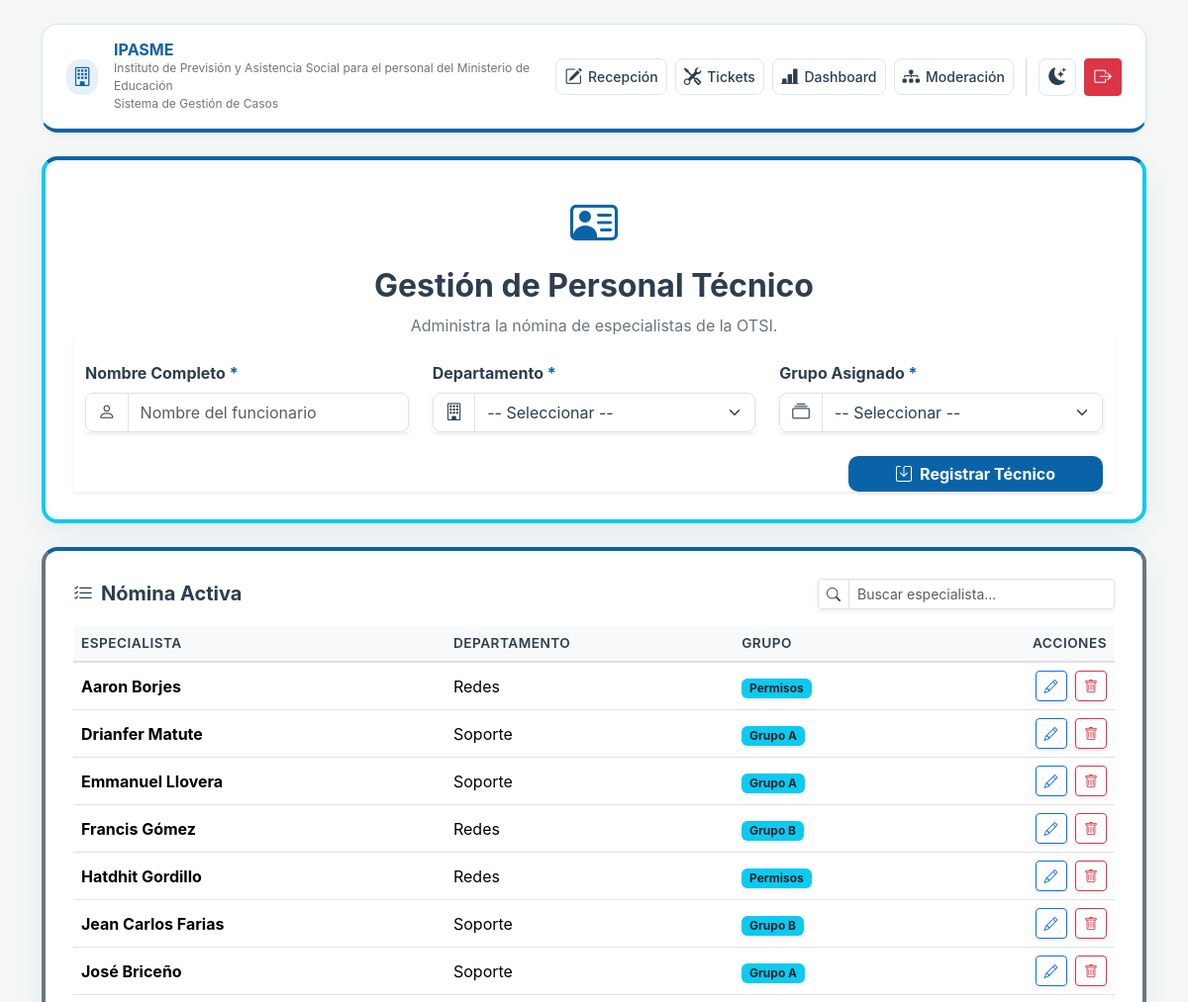
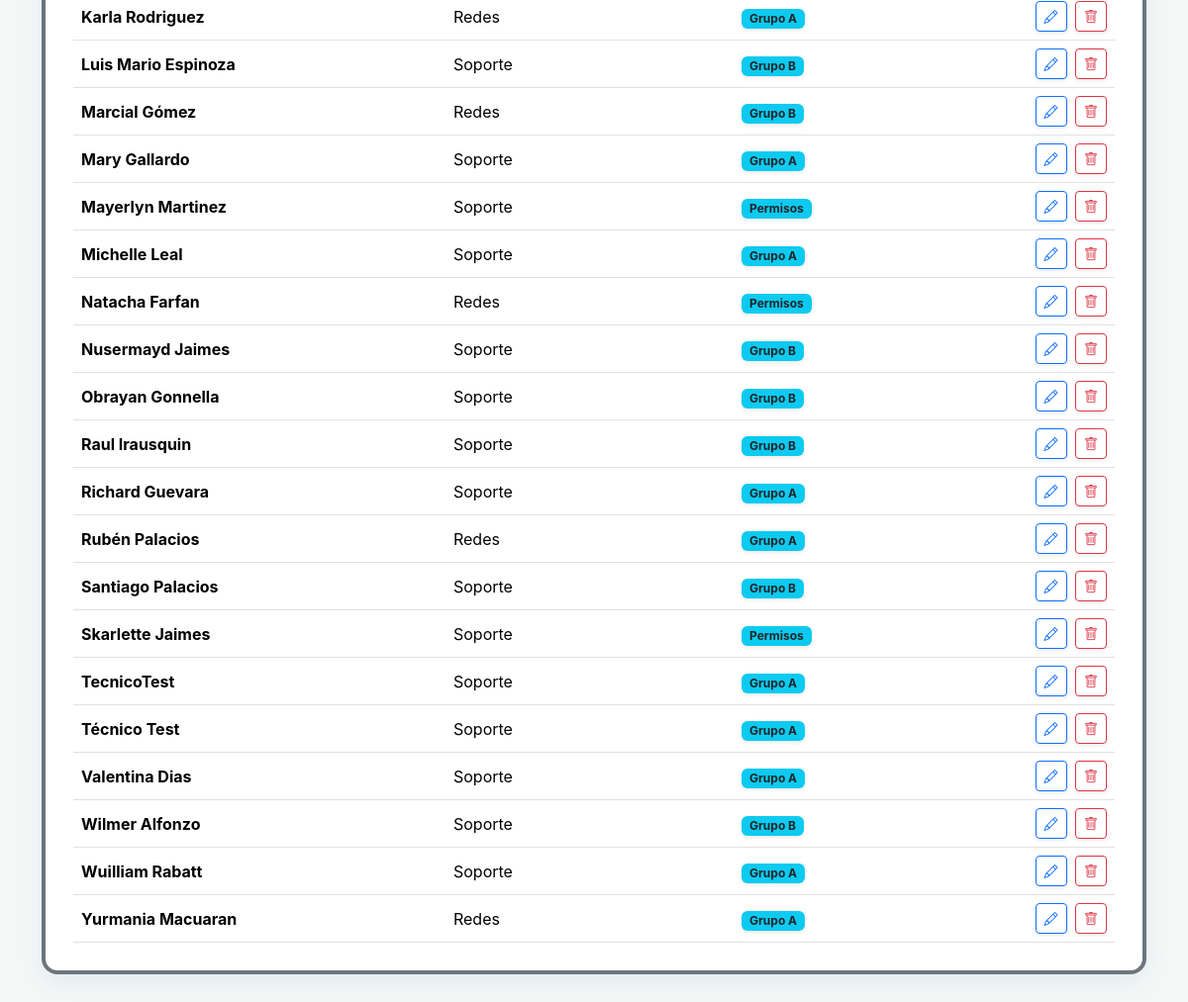
Page /tecnicos (signed in) on the committed database (2 pictures, top to bottom).
### app.py (models this page shows, shortened)
class Tecnico(db.Model):
    __tablename__ = "soporte_tecnicos"
    id_tecnico = db.Column(db.Integer, primary_key=True)
    nombre_completo = db.Column(db.String(100), nullable=False)
    id_grupo = db.Column(db.Integer, db.ForeignKey("soporte_grupos.id_grupo"), nullable=False)
    id_depto = db.Column(db.Integer, db.ForeignKey("soporte_departamentos.id_depto"), nullable=False)
    tickets_asignados = db.relationship(
        "TicketSoporte",
        backref="tecnico",
        lazy="dynamic"
    )

class Departamento(db.Model):
    __tablename__ = "soporte_departamentos"
    id_depto = db.Column(db.Integer, primary_key=True)
    nombre_depto = db.Column(db.String(50), nullable=False)
    tecnicos = db.relationship("Tecnico", backref="departamento", lazy=True)

class Grupo(db.Model):
    __tablename__ = "soporte_grupos"
    id_grupo = db.Column(db.Integer, primary_key=True)
    nombre_grupo = db.Column(db.String(50), nullable=False)
    tecnicos = db.relationship("Tecnico", backref="grupo", lazy=True)

### app.py (the view, shortened to what this page needs)
@app.route("/tecnicos", methods=["GET", "POST"])
def tecnicos():
    departamentos, grupos, tecnicos = cargar_filtros()
    from_moderacion = request.args.get("from_moderacion", "0") == "1"
    edit_id = request.args.get("edit_id", type=int)
    editar_tecnico = None
    if edit_id:
        editar_tecnico = Tecnico.query.get(edit_id)
    return render_template(
        "tecnicos.html",
        active="tecnicos",
        departamentos=departamentos,
        grupos=grupos,
        tecnicos=tecnicos,
        editar_tecnico=editar_tecnico,
        from_moderacion=from_moderacion,
    )

### app.py (called while the page is built, shortened)
@app.before_request
def require_login():
    if request.endpoint in ("static", "login", "super_login"):
        return
    if request.endpoint is None:
        return
    if request.endpoint == "moderacion" and session.get("user_type") != "super":
        flash("Acceso denegado. Requiere permisos de super usuario.", "danger")
        return redirect(url_for("super_login", next=request.path))
    if "user" not in session:
        return redirect(url_for("login"))

def cargar_filtros():
    cached = cache.get('cargar_filtros_ids')
    departamentos = Departamento.query.order_by(Departamento.nombre_depto).all()
    grupos = Grupo.query.filter(Grupo.nombre_grupo.in_( ["Grupo A", "Grupo B", "Permisos"]))
    grupos = grupos.order_by(Grupo.nombre_grupo).all()
    tecnicos = Tecnico.query.order_by(Tecnico.nombre_completo).all()
    cache.set('cargar_filtros_ids', {
        'departamentos': [d.id_depto for d in departamentos],
        'grupos': [g.id_grupo for g in grupos],
        'tecnicos': [t.id_tecnico for t in tecnicos],
    })
    return departamentos, grupos, tecnicos

### templates/tecnicos.html (shortened to what this page needs)
{% extends "base.html" %}
{% block content %}
<div class="app-card mb-4 border-top border-4 border-info">
  <div class="text-center mb-4">
    <i class="bi bi-person-vcard text-info" style="font-size: 3rem;"></i>
    <h2 class="page-title mt-2 fw-bold">Gestión de Personal Técnico</h2>
    <p class="text-muted">Administra la nómina de especialistas de la OTSI.</p>
  </div>
  <form method="post" class="row gy-4 glass-card shadow-sm mx-0">
    <div class="col-12 col-md-4">
      <label class="form-label fw-bold">Nombre Completo <span class="text-danger">*</span></label>
      <div class="input-group shadow-sm">
        <span class="input-group-text bg-transparent"><i class="bi bi-person"></i></span>
        <input name="nombre" type="text" class="form-control" value="{{ editar_tecnico.nombre_completo if editar_tecnico else '' }}" placeholder="Nombre del funcionario" data-validate="required|min:3" required>
      </div>
    </div>
    <div class="col-12 col-md-4">
      <label class="form-label fw-bold">Departamento <span class="text-danger">*</span></label>
      <div class="input-group shadow-sm">
        <span class="input-group-text bg-transparent"><i class="bi bi-building"></i></span>
        <select name="departamento" class="form-select" required>
          <option value="">-- Seleccionar --</option>
        </select>
      </div>
    </div>
    <div class="col-12 col-md-4">
      <label class="form-label fw-bold">Grupo Asignado <span class="text-danger">*</span></label>
      <div class="input-group shadow-sm">
        <span class="input-group-text bg-transparent"><i class="bi bi-collection"></i></span>
        <select name="grupo" class="form-select" required>
          <option value="">-- Seleccionar --</option>
        </select>
      </div>
    </div>
    <div class="col-12 text-end mt-4">
      <button type="submit" class="btn btn-main px-5 shadow-sm fw-bold"><i class="bi bi-save me-2"></i>{{ 'Guardar Cambios' if editar_tecnico else 'Registrar Técnico' }}</button>
    </div>
  </form>
</div>
<div class="app-card border-top border-4 border-secondary">
  <div class="d-flex flex-column flex-md-row justify-content-between align-items-md-center mb-3 gap-3">
    <h3 class="h5 mb-0 fw-bold"><i class="bi bi-list-check me-2"></i>Nómina Activa</h3>
    <div class="input-group input-group-sm shadow-sm" style="max-width: 300px;">
      <span class="input-group-text bg-transparent"><i class="bi bi-search"></i></span>
      <input type="text" class="form-control live-search" data-table="#tabla-nomina" placeholder="Buscar especialista...">
    </div>
  </div>
  <div class="table-responsive">
    <table class="table align-middle table-hover m-0" id="tabla-nomina">
      <thead class="table-light">
        <tr>
          <th>Especialista</th>
          <th>Departamento</th>
          <th>Grupo</th>
          <th class="text-end">Acciones</th>
        </tr>
      </thead>
      <tbody>
        {% for tecnico in tecnicos %}
        <tr>
          <td class="fw-bold">{{ tecnico.nombre_completo }}</td>
          <td>{{ tecnico.departamento.nombre_depto }}</td>
          <td><span class="badge bg-info text-dark shadow-sm">{{ tecnico.grupo.nombre_grupo }}</span></td>
          <td class="text-end">
            <a href="{{ url_for('editar_tecnico', id_tecnico=tecnico.id_tecnico, from_moderacion='1' if from_moderacion else None) }}" class="btn btn-sm btn-outline-primary shadow-sm" title="Editar perfil"><i class="bi bi-pencil"></i></a>
            <a href="{{ url_for('eliminar_tecnico', id_tecnico=tecnico.id_tecnico, from_moderacion='1' if from_moderacion else None) }}" class="btn btn-sm btn-outline-danger ms-1 shadow-sm" title="Dar de baja" onclick="return confirm('¿Seguro que deseas dar de baja a {{ tecnico.nombre_completo }}? Sus casos quedarán sin técnico asignado en el historial.');"><i class="bi bi-trash"></i></a>
          </td>
        </tr>
        {% endfor %}
      </tbody>
    </table>
  </div>
</div>
{% endblock %}

### templates/base.html (shortened to what this page needs)
<!doctype html>
<html lang="es">
  <head>
    <link href="https://cdn.jsdelivr.net/npm/bootstrap@5.3.2/dist/css/bootstrap.min.css" rel="stylesheet">
    <link href="https://cdn.jsdelivr.net/npm/bootstrap-icons@1.10.5/font/bootstrap-icons.css" rel="stylesheet">
    <link href="https://cdn.datatables.net/1.13.6/css/dataTables.bootstrap5.min.css" rel="stylesheet">
    <link href="{{ url_for('static', filename='css/styles.css') }}" rel="stylesheet">
  </head>
  <body>
    <div class="container py-4">
      {% if request.endpoint not in ['login', 'super_login'] %}
      <header class="app-header mb-4 shadow-sm">
        <div class="d-flex flex-column flex-lg-row align-items-center justify-content-between gap-3">
          <div class="d-flex align-items-center gap-3 w-100">
            <div>
              <h1 class="h6 mb-0 fw-bold text-primary">IPASME</h1>
              <small class="text-muted d-none d-sm-block" style="font-size: 0.75rem;">Instituto de Previsión y Asistencia Social para el personal del Ministerio de Educación</small>
              <small class="text-muted d-none d-sm-block" style="font-size: 0.75rem;">Sistema de Gestión de Casos</small>
            </div>
          </div>
          {% if session.get('user') %}
          <div class="d-flex align-items-center gap-2">
            <a class="btn btn-sm btn-outline-dark nav-text-btn {% if active == 'registro' %}active{% endif %}" href="{{ url_for('registro') }}"><i class="bi bi-pencil-square"></i> Recepción</a>
            <a class="btn btn-sm btn-outline-dark nav-text-btn {% if active == 'mis_tickets' %}active{% endif %}" href="{{ url_for('mis_tickets') }}"><i class="bi bi-tools"></i> Tickets</a>
            <a class="btn btn-sm btn-outline-dark nav-text-btn {% if active == 'base-datos' %}active{% endif %}" href="{{ url_for('base_datos') }}"><i class="bi bi-bar-chart-line-fill"></i> Dashboard</a>
            <a class="btn btn-sm btn-outline-dark nav-text-btn {% if active == 'moderacion' %}active{% endif %}" href="{{ url_for('moderacion') }}"><i class="bi bi-diagram-3-fill"></i> Moderación</a>
            <button id="theme-toggle" class="btn btn-sm btn-outline-secondary btn-square" title="Tema"><i class="bi bi-moon-stars-fill"></i></button>
            <a href="{{ url_for('logout') }}" class="btn btn-sm btn-danger btn-square" title="Salir"><i class="bi bi-box-arrow-right"></i></a>
          </div>
          {% endif %}
        </div>
      </header>
      {% endif %}
      {% block content %}{% endblock %}
    </div>
  </body>
</html>

### static/css/styles.css (style rules this page uses)
:root { --bg-color: #f4f7f6; --text-color: #2c3e50; --text-muted: #6c757d; --card-bg: rgba(255, 255, 255, 0.95); --card-border: rgba(11, 99, 167, 0.15); --ipasme-blue: #0b63a7; --ipasme-blue-light: #e6f0fa; --ipasme-blue-dark: #08497d; --accent-color: #e0725a; --glass-shadow: 0 8px 24px rgba(11, 99, 167, 0.08); --table-bg: transparent; --table-header-bg: #f8f9fa; --table-header-color: #2c3e50; --table-border: #dee2e6; --input-bg: #ffffff; }
body { background-color: var(--bg-color); color: var(--text-color); transition: background-color 0.3s ease, color 0.3s ease; font-family: 'Inter', system-ui, sans-serif; }
h1, h2, h3, h4, h5, h6, .page-title { color: var(--text-color) !important; }
.text-muted, small.text-muted { color: var(--text-muted) !important; }
.app-header { background: var(--card-bg); backdrop-filter: blur(12px); -webkit-backdrop-filter: blur(12px); border: 1px solid var(--card-border); border-bottom: 4px solid var(--ipasme-blue) !important; border-radius: 16px; box-shadow: var(--glass-shadow); padding: 16px 24px; }
.app-card { background: var(--card-bg); backdrop-filter: blur(12px); -webkit-backdrop-filter: blur(12px); border: 1px solid var(--card-border); border-top: 4px solid var(--ipasme-blue) !important; border-radius: 16px; box-shadow: var(--glass-shadow); transition: transform 0.2s ease, box-shadow 0.2s ease, background 0.3s ease; padding: 28px; margin-bottom: 24px; }
.btn-main { background-color: var(--ipasme-blue); color: #ffffff !important; border: none; font-weight: 600; border-radius: 10px; transition: all 0.2s ease; }
.btn-outline-dark, .btn-outline-secondary { color: var(--text-color); border-color: var(--card-border); border-radius: 8px; font-weight: 500; }
.form-control, .form-select, .input-group-text { background-color: var(--input-bg); color: var(--text-color); border-color: var(--table-border); border-radius: 8px; }
.input-group-text { font-size: 1.1rem; }
.table { color: var(--text-color); border-color: var(--table-border); }
.table-light, .table-dark { background-color: var(--table-header-bg) !important; color: var(--table-header-color) !important; border-bottom: 2px solid var(--table-border); }
.table-light th, .table-dark th { background-color: var(--table-header-bg) !important; color: var(--table-header-color) !important; font-weight: 600; text-transform: uppercase; font-size: 0.85rem; letter-spacing: 0.5px; }
.text-primary, .text-info, .text-success, .text-warning, .text-danger { color: var(--ipasme-blue) !important; }
.app-header .btn i { font-size: 1.1rem; margin: 0 !important; }
.btn-square { width: 38px !important; height: 38px !important; display: flex !important; align-items: center !important; justify-content: center !important; padding: 0 !important; }
.nav-text-btn i { font-size: 1rem; }

### templates/base.html (style rules this page uses)
.btn-square { width: 38px; height: 38px; display: flex; align-items: center; justify-content: center; padding: 0 !important; }
.nav-text-btn { display: flex; align-items: center; gap: 6px; }

### rows in the picture
Tecnico: nombre_completo "Aaron Borjes", departamento.nombre_depto "Redes", grupo.nombre_grupo "Permisos"
Tecnico: nombre_completo "Drianfer Matute", departamento.nombre_depto "Soporte", grupo.nombre_grupo "Grupo A"
Tecnico: nombre_completo "Emmanuel Llovera", departamento.nombre_depto "Soporte", grupo.nombre_grupo "Grupo A"
Tecnico: nombre_completo "Francis Gómez", departamento.nombre_depto "Redes", grupo.nombre_grupo "Grupo B"
Tecnico: nombre_completo "Hatdhit Gordillo", departamento.nombre_depto "Redes", grupo.nombre_grupo "Permisos"
Tecnico: nombre_completo "Jean Carlos Farias", departamento.nombre_depto "Soporte", grupo.nombre_grupo "Grupo B"
Tecnico: nombre_completo "José Briceño", departamento.nombre_depto "Soporte", grupo.nombre_grupo "Grupo A"
Tecnico: nombre_completo "Karla Rodriguez", departamento.nombre_depto "Redes", grupo.nombre_grupo "Grupo A"
Tecnico: nombre_completo "Luis Mario Espinoza", departamento.nombre_depto "Soporte", grupo.nombre_grupo "Grupo B"
Tecnico: nombre_completo "Marcial Gómez", departamento.nombre_depto "Redes", grupo.nombre_grupo "Grupo B"
Tecnico: nombre_completo "Mary Gallardo", departamento.nombre_depto "Soporte", grupo.nombre_grupo "Grupo A"
Tecnico: nombre_completo "Mayerlyn Martinez", departamento.nombre_depto "Soporte", grupo.nombre_grupo "Permisos"
Tecnico: nombre_completo "Michelle Leal", departamento.nombre_depto "Soporte", grupo.nombre_grupo "Grupo A"
Tecnico: nombre_completo "Natacha Farfan", departamento.nombre_depto "Redes", grupo.nombre_grupo "Permisos"
Tecnico: nombre_completo "Nusermayd Jaimes", departamento.nombre_depto "Soporte", grupo.nombre_grupo "Grupo B"
Tecnico: nombre_completo "Obrayan Gonnella", departamento.nombre_depto "Soporte", grupo.nombre_grupo "Grupo B"
Tecnico: nombre_completo "Raul Irausquin", departamento.nombre_depto "Soporte", grupo.nombre_grupo "Grupo B"
Tecnico: nombre_completo "Richard Guevara", departamento.nombre_depto "Soporte", grupo.nombre_grupo "Grupo A"
Tecnico: nombre_completo "Rubén Palacios", departamento.nombre_depto "Redes", grupo.nombre_grupo "Grupo A"
Tecnico: nombre_completo "Santiago Palacios", departamento.nombre_depto "Soporte", grupo.nombre_grupo "Grupo B"
Tecnico: nombre_completo "Skarlette Jaimes", departamento.nombre_depto "Soporte", grupo.nombre_grupo "Permisos"
Tecnico: nombre_completo "TecnicoTest", departamento.nombre_depto "Soporte", grupo.nombre_grupo "Grupo A"
Tecnico: nombre_completo "Técnico Test", departamento.nombre_depto "Soporte", grupo.nombre_grupo "Grupo A"
Tecnico: nombre_completo "Valentina Dias", departamento.nombre_depto "Soporte", grupo.nombre_grupo "Grupo A"
Tecnico: nombre_completo "Wilmer Alfonzo", departamento.nombre_depto "Soporte", grupo.nombre_grupo "Grupo B"
Tecnico: nombre_completo "Wuilliam Rabatt", departamento.nombre_depto "Soporte", grupo.nombre_grupo "Grupo A"
Tecnico: nombre_completo "Yurmania Macuaran", departamento.nombre_depto "Redes", grupo.nombre_grupo "Grupo A"

### other values in the picture
{{ 'Guardar Cambios' if editar_tecnico else 'Registrar Técnico' }} "Registrar Técnico"
